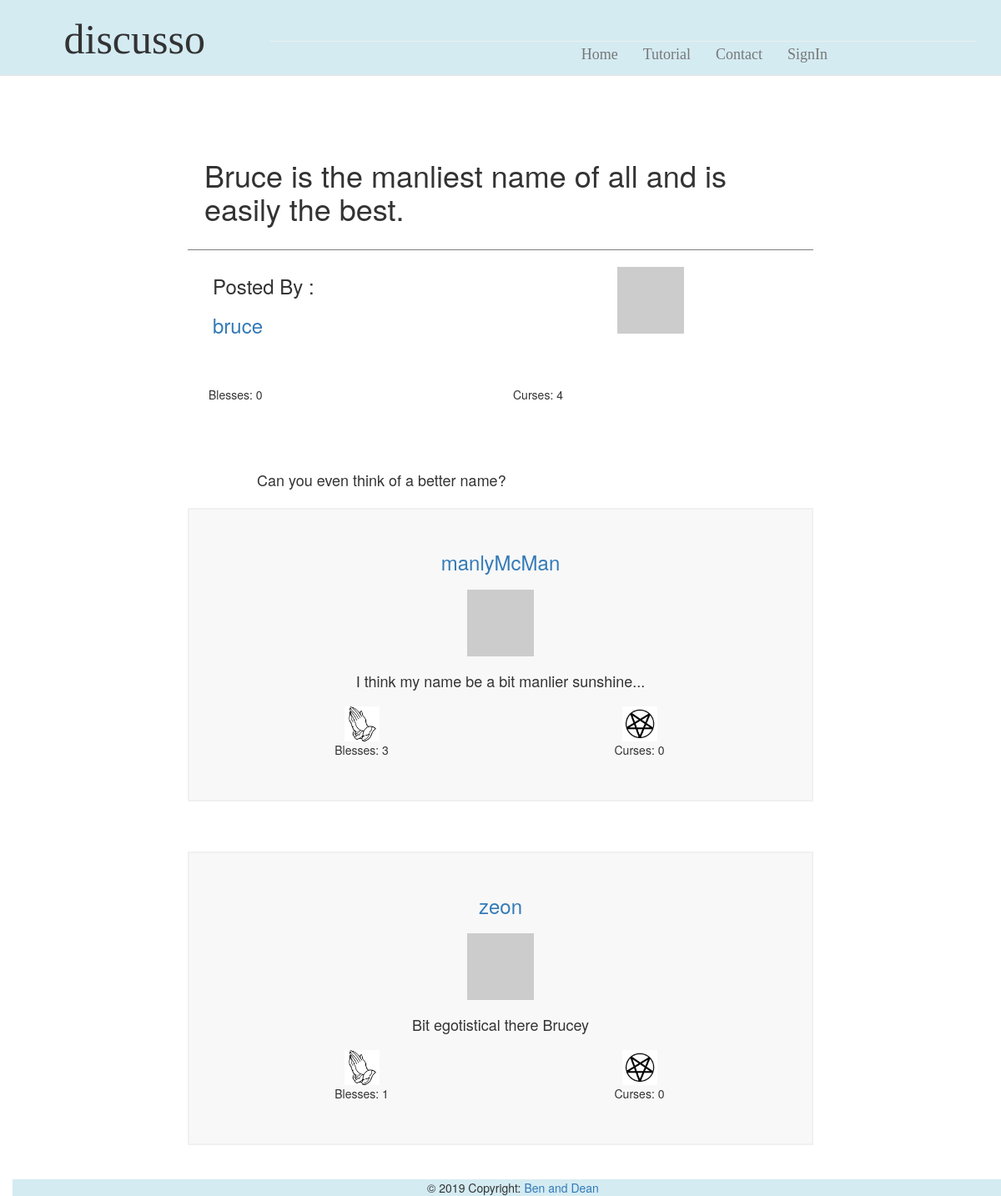
/topicpage/3, run on the app's committed database.
### app/models.py (models this page shows, shortened)
class Post(db.Model):
    id = db.Column(db.Integer, primary_key=True)
    title = db.Column(db.String(64))
    desc = db.Column(db.String(248))
    blesses = db.Column(db.Integer, default=0)
    curses = db.Column(db.Integer, default=0)
    timestamp = db.Column(db.DateTime, index=True, default=datetime.utcnow)
    user_id = db.Column(db.Integer, db.ForeignKey('user.id'))
    p_replies = db.relationship('Reply', backref='ogPost', lazy='dynamic')
    user_votes = db.relationship('Post_BC', backref='post', lazy='dynamic')

class User(UserMixin, db.Model):
    id = db.Column(db.Integer, primary_key=True)
    username = db.Column(db.String(64), index=True, unique=True)
    bio = db.Column(db.String(248))
    passwd_hash = db.Column(db.String(128))
    email = db.Column(db.String(120), index=True, unique=True)
    admin = db.Column(db.Boolean)
    blesses = db.Column(db.Integer, default=0)
    curses = db.Column(db.Integer, default=0)
    def avatar(self, size):
        digest = md5(self.email.lower().encode('utf-8')).hexdigest()
        return 'https://www.gravatar.com/avatar/{}?d=identicon&s={}'.format(
            digest, size)
    posts = db.relationship('Post', backref='author', lazy='dynamic')
    replies = db.relationship('Reply', backref='author', lazy='dynamic')

class Reply(db.Model):
    id = db.Column(db.Integer, primary_key=True)
    post_id = db.Column(db.Integer, db.ForeignKey('post.id'))
    text = db.Column(db.String(248))
    blesses = db.Column(db.Integer, default=0)
    curses = db.Column(db.Integer, default=0)
    timestamp = db.Column(db.DateTime, index=True, default=datetime.utcnow)
    stance = db.Column(db.Boolean)
    user_id = db.Column(db.Integer, db.ForeignKey('user.id'))
    user_votes = db.relationship('Reply_BC', backref='reply', lazy='dynamic')

### app/routes.py (the view, shortened to what this page needs)
@app.route('/topicpage/<postid>', methods=['GET', 'POST'])
def topic(postid):
    allUsers = User.query.all()
    myPost = Post.query.get(postid)
    if myPost is None:
        return render_template('404.html'), 404
    rForm = ReplyForm()
    myReply = myPost.p_replies.all()
    return render_template('topicpage.html', title='Topic', post=myPost, replies=myReply, form=rForm, user=allUsers)

### app/templates/topicpage.html (shortened to what this page needs)
{% extends "topbar.html" %}
{% block content %}
<div class="container-fluid">
	<div class="leftSide col-lg-2">
	</div>
	<div class="topicPage mainArea col-lg-8">
		<div id="question">
			<div class="special">
				<h1> {{post.title}} </h1>
			</div>
			{% for u in user %}
			{% if u.id == post.user_id %}
			<div class="poststuff container-fluid">
				<div class="col-lg-6">
					<h3> Posted By :</h3>
					<h3><a href="{{ url_for('profile',userid = '') }}{{u.id}}">{{u.username}}</a></li>
					</h3>
				</div>
				<div class="col-lg-6">
					<div class="imgBox">
						<img src="{{ u.avatar(128) }}">
					</div>
				</div>
			</div>
			{%endif%}
			{%endfor%}
			<div class="innerTopic container-fluid">
				{% if not current_user.is_anonymous %}
                    <div class="col-lg-6">
                        <a href= {{url_for('applyBCtoPost', uid=current_user.id, pid=post.id, option='bless')}}>
                            <img src="{{url_for('static', filename='prayingHands.jpg') }}"  style="width:42px;height:42px;border:0">
                        </a>
                        <p>Blesses: {{post.blesses}} </p>
                    </div>
                    <div class="col-lg-6">
                        <a href= {{url_for('applyBCtoPost', uid=current_user.id, pid=post.id, option='curse')}}>
                            <img src="{{url_for('static', filename='pentagram.jpg') }}"  style="width:42px;height:42px;border:0">
                        </a>
                        <p>Curses: {{post.curses}}</p>
                    </div>
                {% else %}
                    <div class="col-lg-6">
                        <p>Blesses: {{post.blesses}} </p>
                    </div>
                    <div class="col-lg-6">
                        <p>Curses: {{post.curses}} </p>
                    </div>
				{% endif %}
				<br>
				<br>
				<div class="blurb">
					<br>
					<p>{{post.desc}}</p>
				</div>
			</div>
		</div>
		{% for reply in replies %}
		<div class="comment">
			<div class="header">
				{% for u in user %}
				{% if u.id == reply.user_id %}
				<h3><a href="{{ url_for('profile',userid = '') }}{{u.id}}">{{u.username}}</a></li>
				</h3>
				<div class="imgBox">
					<img src="{{ u.avatar(36) }}">
				</div>
				{%endif%}
				{%endfor%}
				<h4> {{reply.text}} </h4>
			</div>
			<div class="innerTopic container-fluid">
					<div class="col-lg-6">
							<a class="button1" href= {{url_for('applyBCtoReply', reply_id=reply.id, option='bless')}}>
								<img src="{{url_for('static', filename='prayingHands.jpg') }}"  style="width:42px;height:42px;border:0">
							</a>
							<p>Blesses: {{reply.blesses}}</p>
						</div>
						<div class="col-lg-6">
							<a class="button2"href= {{url_for('applyBCtoReply', reply_id=reply.id, option='curse')}}>
								<img src="{{url_for('static', filename='pentagram.jpg') }}"  style="width:42px;height:42px;border:0">
							</a>
							<p>Curses: {{reply.curses}}</p>
						</div>
			</div>
		</div>
			<br>
			<br>
			<br>
			{% endfor %}
	</div>
	{% endblock %}

### app/static/stylesheet.css (style rules this page uses)
@media (min-width: 900px) { body { padding-top: 150px; } }
.innerTopic { padding: 10px; }
.special { padding: 20px; border-bottom: 1px solid grey; margin-bottom: 10px; }
.blurb p { font-size: large; padding-top: 40px; padding-left: 10%; padding-right: 10%; }
.imgBox { padding: 10px; text-align: center; }
.poststuff { padding-bottom: 40px; }
.comment { padding: 30px; text-align: center; background-color: #F8F8F8; border: 2px solid #F0F0F0; }

### data on the page
Post: title "Bruce is the manliest name of all and is easily the best.", blesses "0", curses "4", desc "Can you even think of a better name?"
User: username "bruce"
Reply: text "I think my name be a bit manlier sunshine...", blesses "3", curses "0"
User: username "manlyMcMan"
Reply: text "Bit egotistical there Brucey", blesses "1", curses "0"
User: username "zeon"
